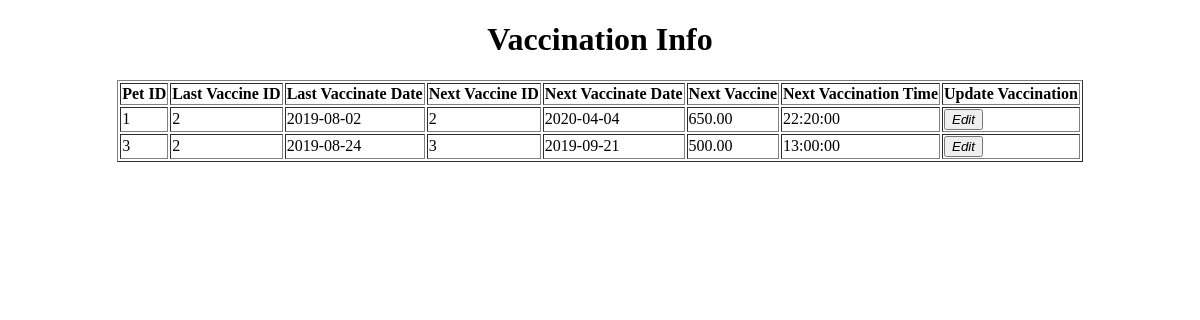
/Sawandi/viewVaccinationListUpdate.php, run on an earlier commit of the app's database.
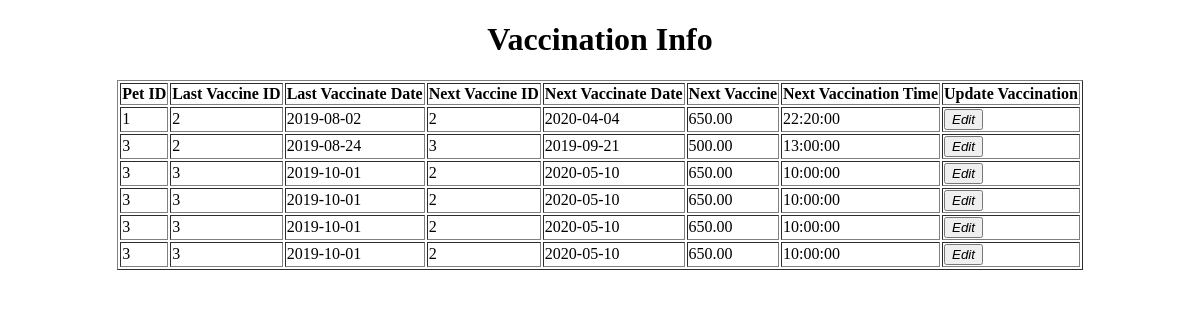
And on a later commit of the database.
### tables this page shows
CREATE TABLE `systamaticvaccinatedetails` (
  `VaccinateId` int(11) NOT NULL,
  `PetId` int(11) NOT NULL,
  `LastVaccineId` int(11) NOT NULL,
  `LastVaccinateDate` date NOT NULL,
  `NextVaccineId` int(11) NOT NULL,
  `NextVaccinateDate` date NOT NULL,
  `NextVaccineCharge` decimal(7,2) NOT NULL,
  `NextVaccinationTime` time NOT NULL
);

### Sawandi/viewVaccinationListUpdate.php (the view, shortened to what this page needs)
<!DOCTYPE html>
<html>
<head>
</head>
	<body>
		<h1 align = "center">Vaccination Info</h1>
		<table border = "1" align = "center">
			<tr>
				<th>Pet ID</th>
				<th>Last Vaccine ID</th>
				<th>Last Vaccinate Date</th>
				<th>Next Vaccine ID</th>
				<th>Next Vaccinate Date</th>
				<th>Next Vaccine</th>
				<th>Next Vaccination Time</th>
				<th>Update Vaccination</th>
			</tr>
			<?php
				require_once('connection.php');
				$sql = "SELECT * from systamaticvaccinatedetails";
				$result = mysqli_query($con,$sql);
				if(mysqli_num_rows($result)>0){
					while($row = mysqli_fetch_assoc($result))
					{
						echo "<tr>
							<td>".$row["PetId"]."</td>
							<td>".$row["LastVaccineId"]."</td>
							<td>".$row["LastVaccinateDate"]."</td>
							<td>".$row["NextVaccineId"]."</td>
							<td>".$row["NextVaccinateDate"]."</td>
							<td>".$row["NextVaccineCharge"]."</td>
							<td>".$row["NextVaccinationTime"]."</td>
							<td><button type = 'button' class = 'btn btn-sm btn-info edit' data-id = '{$row["VaccinateId"]}'><i class = 'fa fa-edit'>Edit</i></button></td>
												</tr>";
					}
					echo "</table>";
				}
				else
				{
					echo "0 result";
				}
			?>
	</body>
</html>

What changed in the data, as far as the page shows it:
added systamaticvaccinatedetails: PetId "3", LastVaccineId "3", LastVaccinateDate "2019-10-01", NextVaccineId "2", NextVaccinateDate "2020-05-10", NextVaccineCharge "650.00", NextVaccinationTime "10:00:00"
added systamaticvaccinatedetails: PetId "3", LastVaccineId "3", LastVaccinateDate "2019-10-01", NextVaccineId "2", NextVaccinateDate "2020-05-10", NextVaccineCharge "650.00", NextVaccinationTime "10:00:00"
added systamaticvaccinatedetails: PetId "3", LastVaccineId "3", LastVaccinateDate "2019-10-01", NextVaccineId "2", NextVaccinateDate "2020-05-10", NextVaccineCharge "650.00", NextVaccinationTime "10:00:00"
added systamaticvaccinatedetails: PetId "3", LastVaccineId "3", LastVaccinateDate "2019-10-01", NextVaccineId "2", NextVaccinateDate "2020-05-10", NextVaccineCharge "650.00", NextVaccinationTime "10:00:00"
